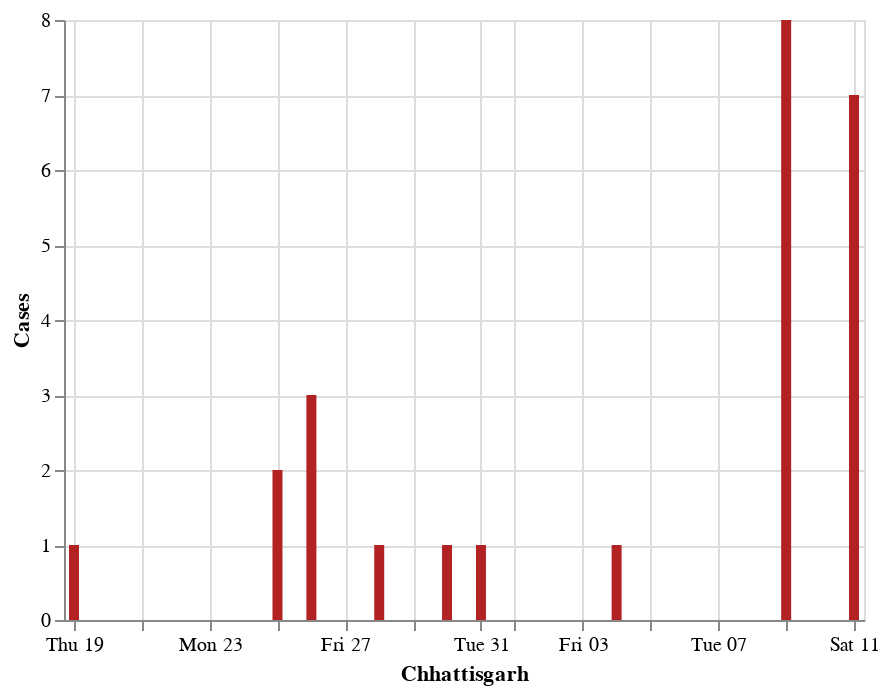

Source (notebook cell):
### Code cell
#hide_input

wb_df=graph_df.query("detected_state == 'Chhattisgarh'").reset_index()
wb_df=wb_df[["diagnosed_date",0]]
wb_df.rename(columns={0:'Cases'},inplace=True)
wb_df=wb_df.groupby("diagnosed_date").sum().reset_index()
#wb_df
alt.Chart(wb_df).mark_bar(color='firebrick').encode(
    alt.X('diagnosed_date', title='Chhattisgarh'),
    alt.Y('sum(Cases)', title='Cases')
).interactive()

### Figure 1 — Vega-Lite specification as saved in the notebook (floating-point values rounded to 4 significant figures)
{"config": {"view": {"continuousWidth": 400, "continuousHeight": 300}}, "data": {"name": "data-27e7e4726c0573e959abcb23201467c1"}, "mark": {"type": "bar", "color": "firebrick"}, "encoding": {"x": {"type": "temporal", "field": "diagnosed_date", "title": "Chhattisgarh"}, "y": {"type": "quantitative", "aggregate": "sum", "field": "Cases", "title": "Cases"}}, "selection": {"selector035": {"type": "interval", "bind": "scales", "encodings": ["x", "y"]}}, "$schema": "https://vega.github.io/schema/vega-lite/v4.8.1.json", "datasets": {"data-27e7e4726c0573e959abcb23201467c1": [{"diagnosed_date": "2020-03-19T00:00:00", "Cases": 1}, {"diagnosed_date": "2020-03-25T00:00:00", "Cases": 2}, {"diagnosed_date": "2020-03-26T00:00:00", "Cases": 3}, {"diagnosed_date": "2020-03-28T00:00:00", "Cases": 1}, {"diagnosed_date": "2020-03-30T00:00:00", "Cases": 1}, {"diagnosed_date": "2020-03-31T00:00:00", "Cases": 1}, {"diagnosed_date": "2020-04-04T00:00:00", "Cases": 1}, {"diagnosed_date": "2020-04-09T00:00:00", "Cases": 8}, {"diagnosed_date": "2020-04-11T00:00:00", "Cases": 7}]}}
